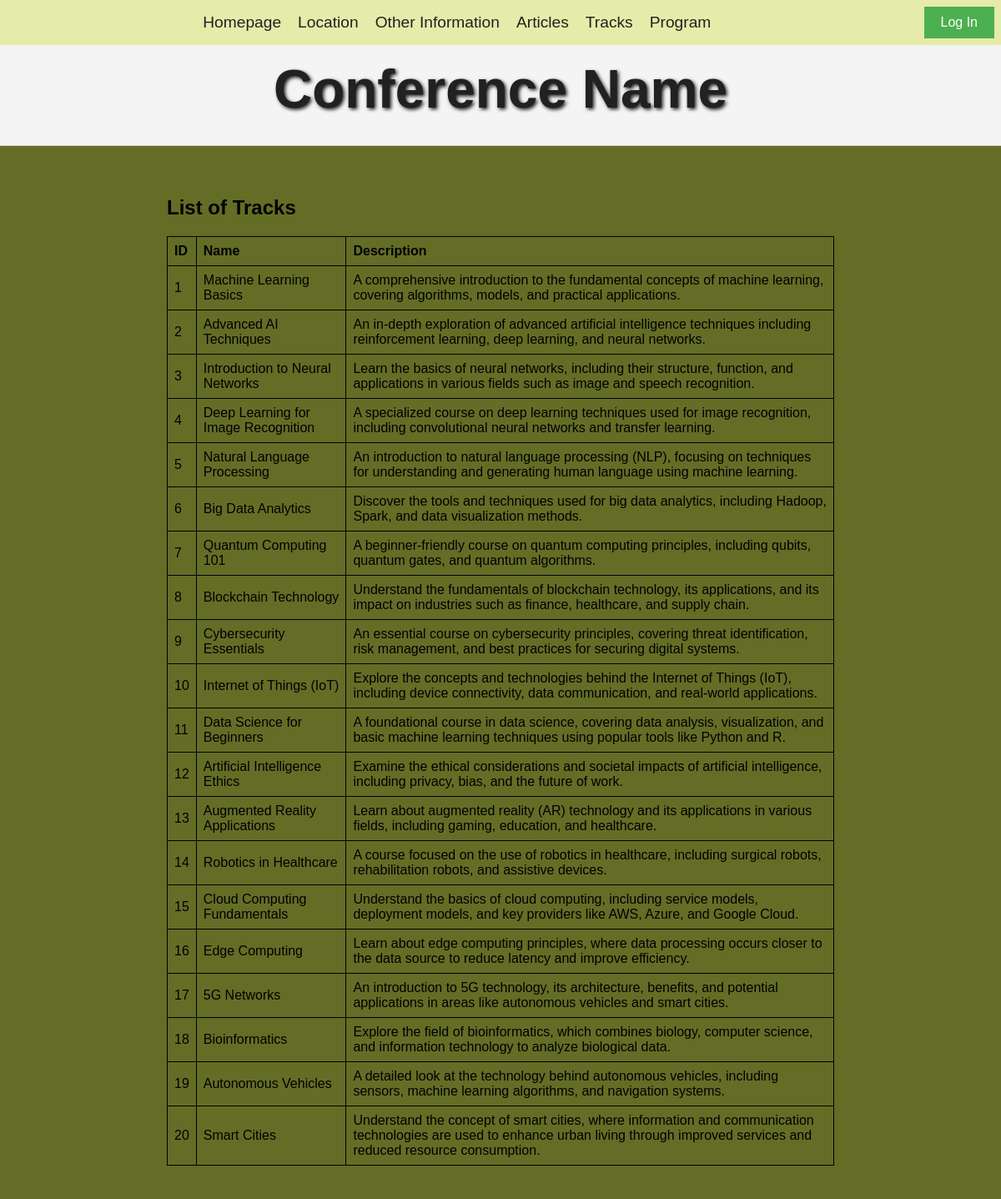
/tracks.php, run on the app's committed database.
### tables this page shows
CREATE TABLE `tracks` (
  `id` int(11) NOT NULL,
  `name` varchar(255) NOT NULL,
  `description` text NOT NULL
);

### tracks.php (the view, shortened to what this page needs)
<?php
$servername = "localhost";
$username = "global";
$password = "placeholderPassworD";
$dbname = "backoffice";
$conn = new mysqli($servername, $username, $password, $dbname);
$result = $conn->query("SELECT * FROM tracks");
$tracks = [];
if ($result->num_rows > 0) {
    while ($row = $result->fetch_assoc()) {
        $tracks[] = $row;
    }
}
?>
<!DOCTYPE html>
<html lang="en">
<head>
    <link rel="stylesheet" href="index.css">
</head>
<body>
<header>
        <div class="container">
            <h1>Conference Name</h1>
            <nav>
                <ul>
                    <li><a href="index.php?case_id=1">Homepage</a></li>
                    <li><a href="index.php?case_id=2">Location</a></li>
                    <li><a href="index.php?case_id=3">Other Information</a></li>
                    <li><a href="article.php">Articles</a></li>
                    <li><a href="tracks.php">Tracks</a></li>
                    <li><a href="program.html">Program</a></li>
                </ul>
                <button id="loginBtn">Log In</button>
            </nav>
        </div>
    </header>
    <main>
        <div class="container2">
            <section class="content">
                <div class="content-template2">
                    <h2>List of Tracks</h2>
                    <div class="track-list2">
                        <table>
                            <thead>
                                <tr>
                                    <th>ID</th>
                                    <th>Name</th>
                                    <th>Description</th>
                                </tr>
                            </thead>
                            <tbody>
                                <?php foreach ($tracks as $track): ?>
                                <tr>
                                    <td><?php echo htmlspecialchars($track['id']); ?></td>
                                    <td><?php echo htmlspecialchars($track['name']); ?></td>
                                    <td><?php echo htmlspecialchars($track['description']); ?></td>
                                </tr>
                                <?php endforeach; ?>
                            </tbody>
                        </table>
                    </div>
                </div>
            </section>
        </div>
    </main>
</body>
</html>

### index.css (style rules this page uses)
body { font-family: "arial"; margin: 0; padding: 0; background-color: #F0F4C3; }
.container { max-width: 90%; margin: 0 auto; padding: 20px; }
header { background-color: #F0F4C3; color: #212121; padding: 20px 0; text-align: center; }
header h1 { text-align: center; padding-top: 5vh; margin: 0; font-size: 8vh; text-shadow: 2px 2px 4px #212121; }
nav { background-color: #ccdc3966; padding: 1vh; position: absolute; font-size: 2vh; top: 0; left: 0; right: 0; display: flex; justify-content: space-between; align-items: center; }
nav ul { list-style-type: none; padding: 0; margin: 0; flex-grow: 1; display: flex; justify-content: center; }
nav ul li { display: inline; margin-right: 20px; }
nav ul li a { color: #212121; text-decoration: none; font-size: 1.2em; }
main { padding: 20px 0; background-color: #646d25; }
.content { display: flex; justify-content: space-between; flex-wrap: wrap-reverse; }
header { background-color: #f4f4f4; padding: 10px 0; border-bottom: 1px solid #ccc; }
.container { width: 80%; margin: auto; overflow: hidden; }
#loginBtn { padding: 10px 20px; background-color: #4CAF50; color: white; border: none; cursor: pointer; font-size: 16px; }
.container2 { max-width: 800px; margin: 0 auto; padding: 20px; }
.track-list2 { margin-top: 20px; }
table { width: 100%; border-collapse: collapse; margin-top: 20px; }
table, th, td { border: 1px solid black; }
th, td { padding: 8px; text-align: left; }

### data on the page
tracks: id "1", name "Machine Learning Basics", description "A comprehensive introduction to the fundamental concepts of machine learning, covering algorithms, models, and practical applications."
tracks: id "2", name "Advanced AI Techniques", description "An in-depth exploration of advanced artificial intelligence techniques including reinforcement learning, deep learning, and neural networks."
tracks: id "3", name "Introduction to Neural Networks", description "Learn the basics of neural networks, including their structure, function, and applications in various fields such as image and speech recognition."
tracks: id "4", name "Deep Learning for Image Recognition", description "A specialized course on deep learning techniques used for image recognition, including convolutional neural networks and transfer learning."
tracks: id "5", name "Natural Language Processing", description "An introduction to natural language processing (NLP), focusing on techniques for understanding and generating human language using machine learning."
tracks: id "6", name "Big Data Analytics", description "Discover the tools and techniques used for big data analytics, including Hadoop, Spark, and data visualization methods."
tracks: id "7", name "Quantum Computing 101", description "A beginner-friendly course on quantum computing principles, including qubits, quantum gates, and quantum algorithms."
tracks: id "8", name "Blockchain Technology", description "Understand the fundamentals of blockchain technology, its applications, and its impact on industries such as finance, healthcare, and supply chain."
tracks: id "9", name "Cybersecurity Essentials", description "An essential course on cybersecurity principles, covering threat identification, risk management, and best practices for securing digital systems."
tracks: id "10", name "Internet of Things (IoT)", description "Explore the concepts and technologies behind the Internet of Things (IoT), including device connectivity, data communication, and real-world applications."
tracks: id "11", name "Data Science for Beginners", description "A foundational course in data science, covering data analysis, visualization, and basic machine learning techniques using popular tools like Python and R."
tracks: id "12", name "Artificial Intelligence Ethics", description "Examine the ethical considerations and societal impacts of artificial intelligence, including privacy, bias, and the future of work."
tracks: id "13", name "Augmented Reality Applications", description "Learn about augmented reality (AR) technology and its applications in various fields, including gaming, education, and healthcare."
tracks: id "14", name "Robotics in Healthcare", description "A course focused on the use of robotics in healthcare, including surgical robots, rehabilitation robots, and assistive devices."
tracks: id "15", name "Cloud Computing Fundamentals", description "Understand the basics of cloud computing, including service models, deployment models, and key providers like AWS, Azure, and Google Cloud."
tracks: id "16", name "Edge Computing", description "Learn about edge computing principles, where data processing occurs closer to the data source to reduce latency and improve efficiency."
tracks: id "17", name "5G Networks", description "An introduction to 5G technology, its architecture, benefits, and potential applications in areas like autonomous vehicles and smart cities."
tracks: id "18", name "Bioinformatics", description "Explore the field of bioinformatics, which combines biology, computer science, and information technology to analyze biological data."
tracks: id "19", name "Autonomous Vehicles", description "A detailed look at the technology behind autonomous vehicles, including sensors, machine learning algorithms, and navigation systems."
tracks: id "20", name "Smart Cities", description "Understand the concept of smart cities, where information and communication technologies are used to enhance urban living through improved services and reduced resource consumption."
